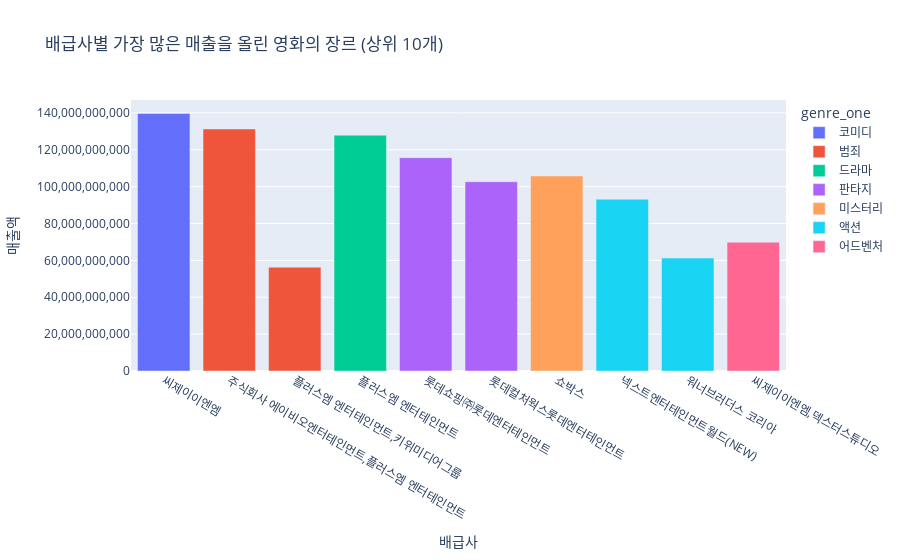

Notebook code for this chart:
### Code cell
# 배급사별 가장 많은 매출을 올린 영화 찾기
top_movies = df.loc[df.groupby('배급사')['매출액'].idxmax()]

# 매출액을 기준으로 내림차순으로 정렬하고 상위 10개만 선택
top_movies = top_movies.sort_values(by='매출액', ascending=False).head(10)

# 시각화
fig = px.bar(top_movies, x='배급사', y='매출액', color='genre_one', title='배급사별 가장 많은 매출을 올린 영화의 장르 (상위 10개)')

# 매출액의 y축을 회계 형식으로 설정
fig.update_layout(yaxis_tickformat=',.0f')
fig.show()
fig.write_html('yj_money.html')

### Figure 1 — Plotly figure (JSON) as saved in the notebook; plotly's stock layout.template omitted (floating-point values rounded to 4 significant figures)
{"data": [{"alignmentgroup": "True", "hovertemplate": "genre_one=코미디<br>배급사=%{x}<br>매출액=%{y}<extra></extra>", "legendgroup": "코미디", "marker": {"color": "#636efa", "pattern": {"shape": ""}}, "name": "코미디", "offsetgroup": "코미디", "orientation": "v", "showlegend": true, "textposition": "auto", "type": "bar", "x": ["씨제이이엔엠"], "xaxis": "x", "y": [139647979516], "yaxis": "y"}, {"alignmentgroup": "True", "hovertemplate": "genre_one=범죄<br>배급사=%{x}<br>매출액=%{y}<extra></extra>", "legendgroup": "범죄", "marker": {"color": "#EF553B", "pattern": {"shape": ""}}, "name": "범죄", "offsetgroup": "범죄", "orientation": "v", "showlegend": true, "textposition": "auto", "type": "bar", "x": ["주식회사 에이비오엔터테인먼트,플러스엠 엔터테인먼트", "플러스엠 엔터테인먼트,키위미디어그룹"], "xaxis": "x", "y": [131295679478, 56318014149], "yaxis": "y"}, {"alignmentgroup": "True", "hovertemplate": "genre_one=드라마<br>배급사=%{x}<br>매출액=%{y}<extra></extra>", "legendgroup": "드라마", "marker": {"color": "#00cc96", "pattern": {"shape": ""}}, "name": "드라마", "offsetgroup": "드라마", "orientation": "v", "showlegend": true, "textposition": "auto", "type": "bar", "x": ["플러스엠 엔터테인먼트"], "xaxis": "x", "y": [127924472553], "yaxis": "y"}, {"alignmentgroup": "True", "hovertemplate": "genre_one=판타지<br>배급사=%{x}<br>매출액=%{y}<extra></extra>", "legendgroup": "판타지", "marker": {"color": "#ab63fa", "pattern": {"shape": ""}}, "name": "판타지", "offsetgroup": "판타지", "orientation": "v", "showlegend": true, "textposition": "auto", "type": "bar", "x": ["롯데쇼핑㈜롯데엔터테인먼트", "롯데컬처웍스롯데엔터테인먼트"], "xaxis": "x", "y": [115698654137, 102666146909], "yaxis": "y"}, {"alignmentgroup": "True", "hovertemplate": "genre_one=미스터리<br>배급사=%{x}<br>매출액=%{y}<extra></extra>", "legendgroup": "미스터리", "marker": {"color": "#FFA15A", "pattern": {"shape": ""}}, "name": "미스터리", "offsetgroup": "미스터리", "orientation": "v", "showlegend": true, "textposition": "auto", "type": "bar", "x": ["쇼박스"], "xaxis": "x", "y": [105793676208], "yaxis": "y"}, {"alignmentgroup": "True", "hovertemplate": "genre_one=액션<br>배급사=%{x}<br>매출액=%{y}<extra></extra>", "legendgroup": "액션", "marker": {"color": "#19d3f3", "pattern": {"shape": ""}}, "name": "액션", "offsetgroup": "액션", "orientation": "v", "showlegend": true, "textposition": "auto", "type": "bar", "x": ["넥스트엔터테인먼트월드(NEW)", "워너브러더스 코리아"], "xaxis": "x", "y": [93178283048, 61269783831], "yaxis": "y"}, {"alignmentgroup": "True", "hovertemplate": "genre_one=어드벤처<br>배급사=%{x}<br>매출액=%{y}<extra></extra>", "legendgroup": "어드벤처", "marker": {"color": "#FF6692", "pattern": {"shape": ""}}, "name": "어드벤처", "offsetgroup": "어드벤처", "orientation": "v", "showlegend": true, "textposition": "auto", "type": "bar", "x": ["씨제이이엔엠,덱스터스튜디오"], "xaxis": "x", "y": [69825366300], "yaxis": "y"}], "layout": {"barmode": "relative", "legend": {"title": {"text": "genre_one"}, "tracegroupgap": 0}, "title": {"text": "배급사별 가장 많은 매출을 올린 영화의 장르 (상위 10개)"}, "xaxis": {"anchor": "y", "domain": [0, 1], "title": {"text": "배급사"}}, "yaxis": {"anchor": "x", "domain": [0, 1], "tickformat": ",.0f", "title": {"text": "매출액"}}}}
